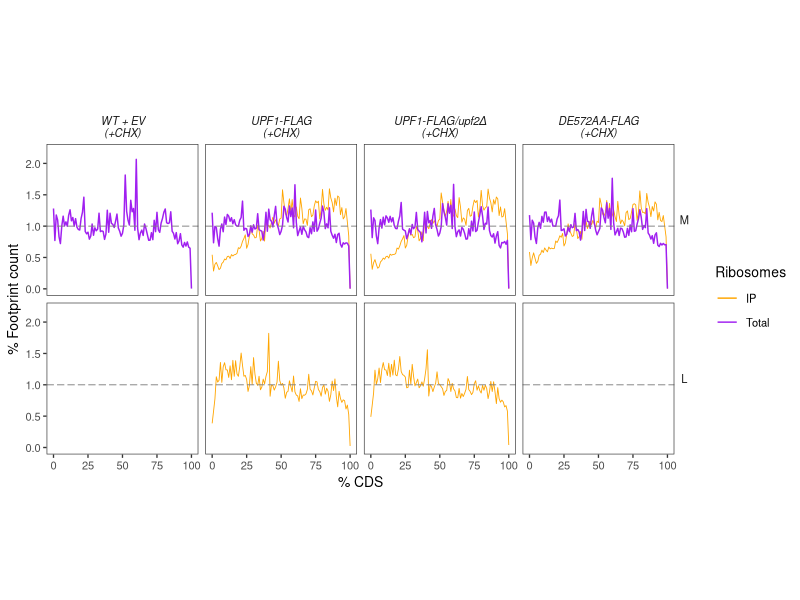
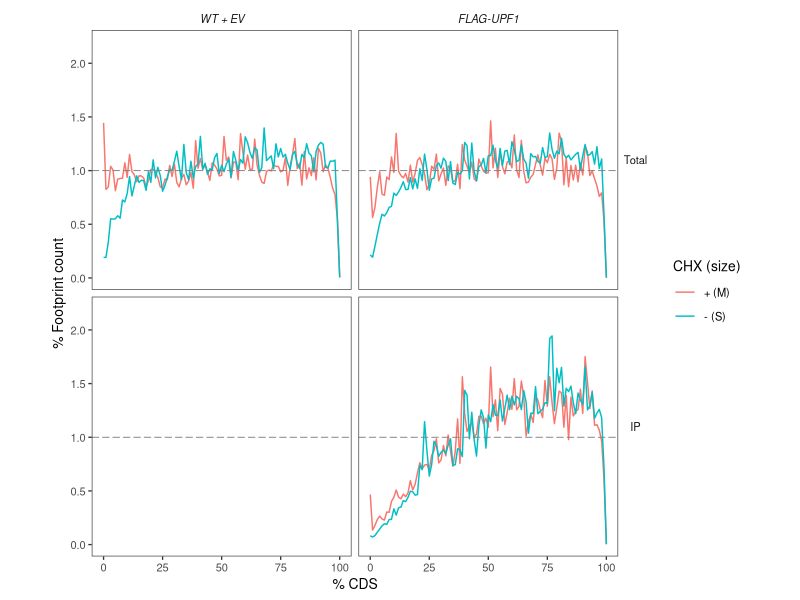

The R script that drew these images, in order: (Note: this script raises an error after producing the figures.)
# ---------------------------------------
# Figure 4 -- Metagene bin across normalized CDS
# ---------------------------------------

library(dplyr)
library(ggplot2)

# Prepare Data for 4a-c
  # 4a: N-terminal (-CHX) data
dfa <- read.table("../data/Data_Figure4a_Nterm_CHXminus.txt", header = TRUE, sep = "\t")
dfa$size <- factor(dfa$size, levels = c("S", "M"))
dfa$strain2 <- paste0(dfa$strain, "\n(-CHX)")
dfa$strain2 <- factor(dfa$strain2, levels = c("WT + EV\n(-CHX)", "FLAG-UPF1\n(-CHX)"))

  # 4b: N-terminal (+CHX) data
dfb <- read.table("../data/Data_Figure4b_Nterm_CHXplus.txt", header = TRUE, sep = "\t")
dfb$size <- factor(dfb$size, levels = c("M", "L"))
dfb$strain2 <- paste0(dfb$strain, "\n(+CHX)")
dfb$strain2 <- factor(dfb$strain2, levels = c("WT + EV\n(+CHX)", "FLAG-UPF1\n(+CHX)"))

  # 4c: C-terminal (+CHX) data
dfc <- read.table("../data/Data_Figure4c_Cterm_CHXplus.txt", header = TRUE, sep = "\t")
dfc$size <- factor(dfc$size, levels = c("M", "L"))
dfc$strain2 <- paste0(dfc$strain, "\n(+CHX)")
dfc$strain2 <- factor(dfc$strain2, levels = c("WT + EV\n(+CHX)", "UPF1-FLAG\n(+CHX)", "UPF1-FLAG/upf2\u0394\n(+CHX)", "DE572AA-FLAG\n(+CHX)"))

# Plot for 4a-c (the same code is used to plot N- and C-terminal data). Assign the desired data.frame to 'data' argument. (Only turn on legend for c)
C <- ggplot(data = dfc, aes(x = bin, y = fraction_ave*100, color = Ribosomes, size = Ribosomes)) +
  geom_line() +
  geom_hline(yintercept = 1, color = "grey50", linetype = "longdash", size = 0.3) +
  facet_grid(size~strain2) +
  xlab("% CDS") + ylab("% Footprint count") +
  scale_color_manual(name = "Ribosomes", values = c(Total = "Purple", IP = "orange")) +
  scale_size_manual(values = c(IP = 0.3, Total = 0.5)) +
  coord_cartesian(ylim = c(0, 2.2)) +
  theme_bw(base_size = 10) + 
  theme(strip.background = element_blank(), strip.text.x = element_text(face = "italic"), strip.text.y = element_text(angle = 0),
        panel.grid = element_blank(), legend.position = "right", aspect.ratio = 1) +
  guides(color = guide_legend(order = 1, #keywidth = unit(1.5, "cm"), label.position = "bottom",
                              override.aes = list(size = 1)),
         size = "none")

# 4d: Main footprints in -CHX and +CHX
dfd <- bind_rows(list(`- (S)` = dfa[dfa$size == "S", ], `+ (M)` = dfb[dfb$size == "M", ]), .id = "CHX (size)")
dfd$Ribosomes <- factor(dfd$Ribosomes, levels = c("Total", "IP"))
dfd$`CHX (size)` <- factor(dfd$`CHX (size)`, levels = c("+ (M)", "- (S)"))
dfd$strain <- factor(dfd$strain, levels = c("WT + EV", "FLAG-UPF1"))

D <- ggplot(dfd, aes(x = bin, y = fraction_ave*100, color = `CHX (size)`)) +
  geom_line(size = 0.5) +
  geom_hline(yintercept = 1, color = "grey50", linetype = "longdash", size = 0.3) +
  facet_grid(Ribosomes~strain) +
  xlab("% CDS") + ylab("% Footprint count") +
  coord_cartesian(ylim = c(0, 2.2)) +
  theme_bw(base_size = 10) + 
  theme(strip.background = element_blank(), strip.text.x = element_text(face = "italic"), strip.text.y = element_text(angle = 0),
        panel.grid = element_blank(), legend.position = "right", aspect.ratio = 1) +
  guides(color = guide_legend(order = 1, #keywidth = unit(1.5, "cm"), label.position = "bottom",
                              override.aes = list(size = 1)))

# Combine panels
library(patchwork)
ABC <- ((A + B) / C) + plot_annotation(tag_levels = 'A')
p <- ABC / (D + plot_spacer() + plot_layout(widths = c(0.6, 0.4))) + 
  plot_annotation(tag_levels = 'A') & theme(plot.tag = element_text(size = 12, face = "bold"))

# Export plot
library(Cairo)
CairoFonts(
  regular = "Arial:style=Regular",
  bold = "Arial:style=Black",
  italic = "Arial:style=Italic",
  bolditalic = "Arial:style=Black Italic",
  symbol = "Symbol"
)
cairo_pdf(filename = "Metagene_bin_7x10.pdf", family = "Arial", width = 7, height = 10) 
p
dev.off()
